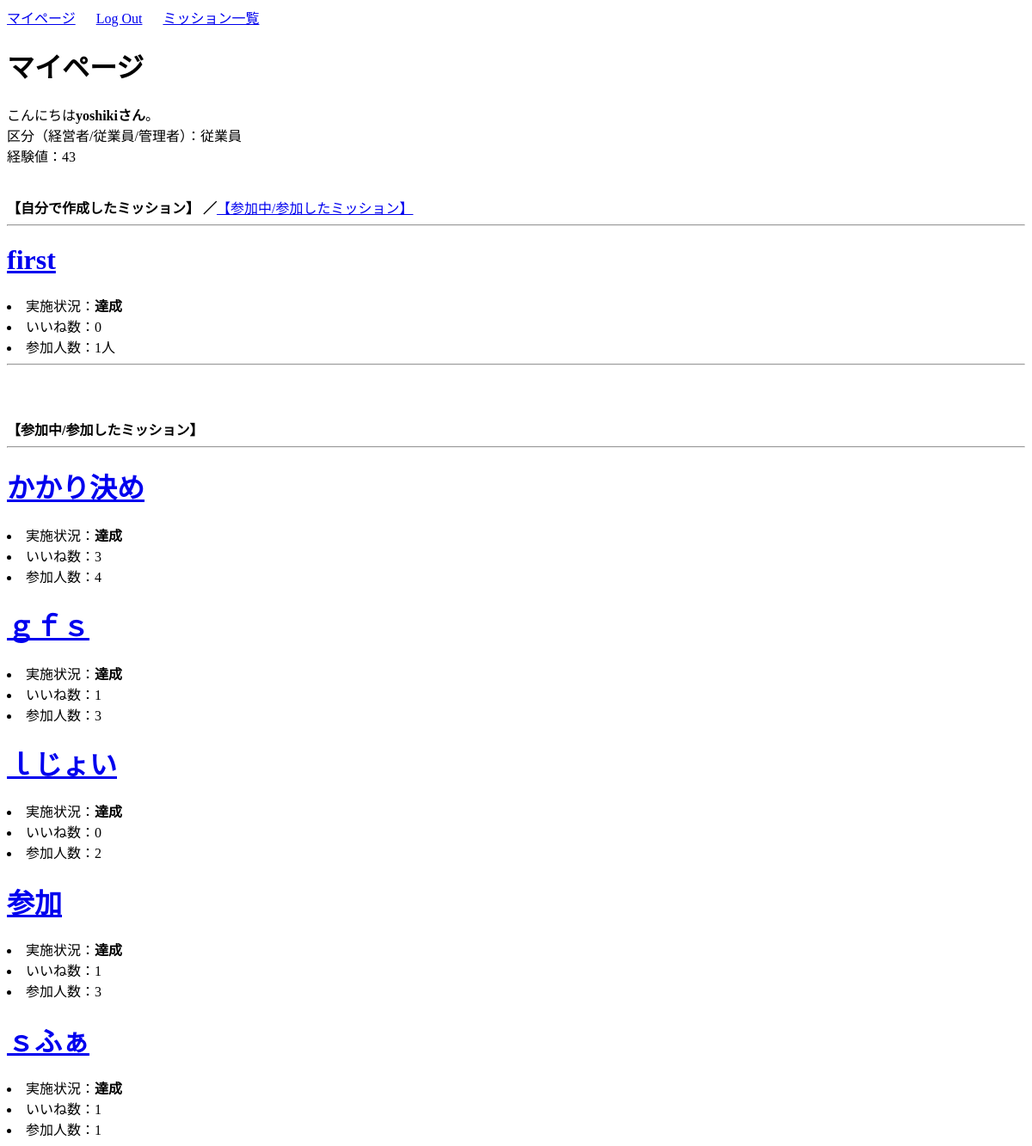
Before: / (signed in) with the older database file.
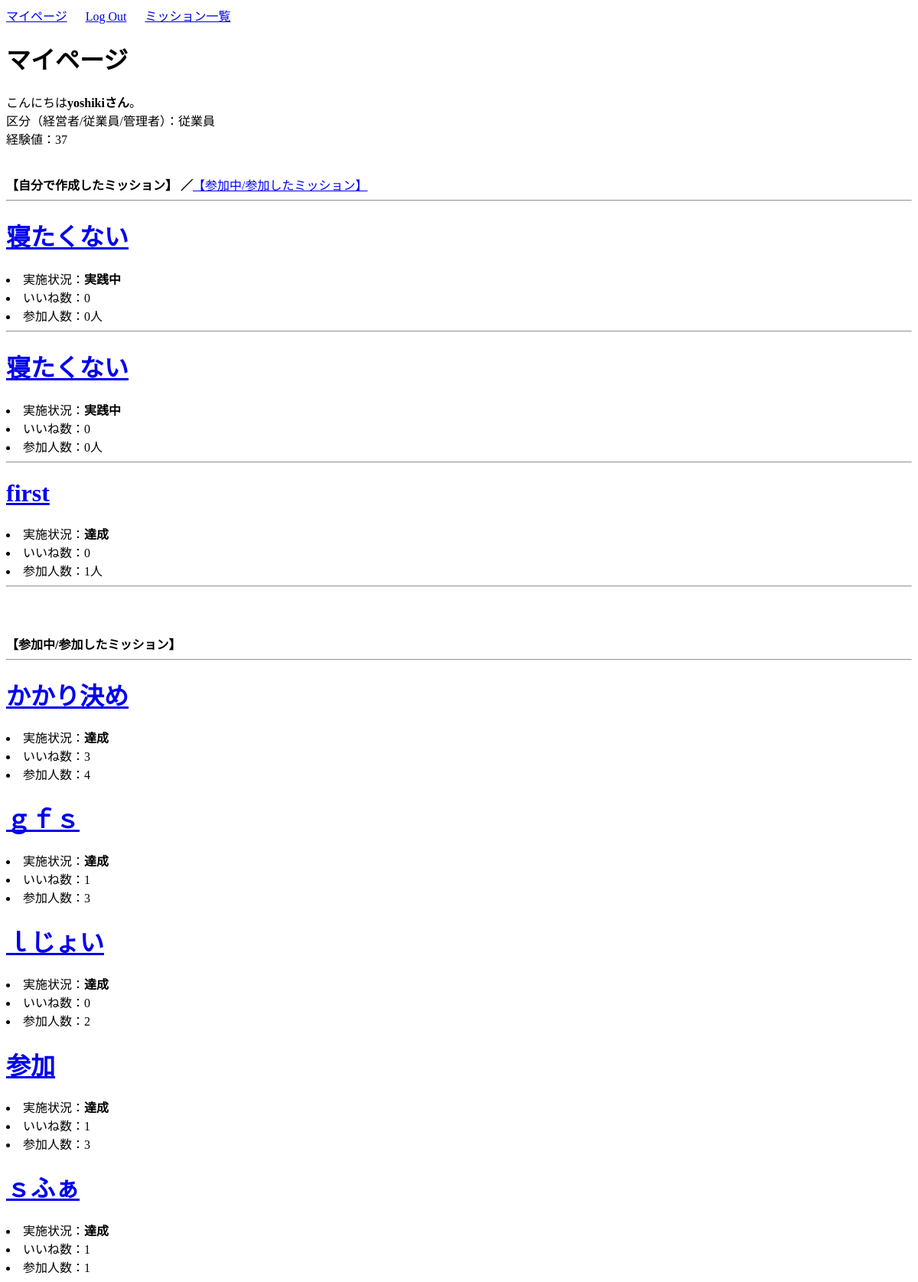
After: the same page with the newer database file.
### user/models.py (models this page shows, shortened)
class Profile(models.Model):
    user = models.OneToOneField(User, on_delete=models.CASCADE)
    kubun = models.CharField(verbose_name='区分',
                             max_length=2,
                             choices=KUBUN_CHOICES,
                             blank=True)
    exp_total = models.IntegerField(verbose_name='経験値', default=10)
    create_count = models.IntegerField(default=0)         # ミッション作成回数
    my_success_count = models.IntegerField(default=0)     # 自ら作成したミッションの達成数
    join_count = models.IntegerField(default=0)           # ミッション参加回数
    team_success_count = models.IntegerField(default=0)   # 参加したミッションの達成回数

### mission/models.py (models this page shows, shortened)
class Mission(models.Model):
    author = models.ForeignKey(User, on_delete=models.CASCADE)
    title = models.CharField(max_length=100)
    content = models.TextField()
    date_posted = models.DateTimeField(default=timezone.now)
    mission_flg = models.IntegerField(choices=EXAMPLE_FLG, default=0)    # 達成状況(0:実践中 / 1:達成)
    cost_exp = models.IntegerField(default=3)                            # 作成時に消費されるポイント(使えていない)
    success_exp = models.IntegerField(default=10)                        # クリア報酬ポイント
    good_count = models.IntegerField(default=0)                          # いいね数
    participants = models.IntegerField(default=0)                        # 参加者数
    participants_list_text = models.CharField(max_length=200, default='')# 参加者リスト(文字列で保存)
    participants_list = models.ManyToManyField(Profile)                  # 参加者リスト(他対他)
    approval = models.IntegerField(choices=EXAMPLE_APPROVAL, default=0)  # 承認状況

### user/views.py (the view)
# urls.py: path('', views.expmain, name='expmain'),
def expmain(request):
    if request.user.is_authenticated:
        profiles = Profile.objects.filter(user__username=request.user.username)
        profile = profiles[0]
        my_missions = Mission.objects.filter(author=request.user)   # 自分が作成したミッション
        join_missions = profile.mission_set.all                     # 自分が参加したミッション
        contents = {
            "profile": profile,
            "total_exp": total_exp,
            "my_missions": my_missions,
            "join_missions": join_missions,
        }
    else:
        contents = {}
    return render(request, 'user/expmain.html', contents)

### user/templates/user/expmain.html (shortened to what this page needs)
{% extends 'mission/base.html' %}
{% block body %}
<!DOCTYPE html>
<html>
<head>
</head>
<body>
    <h1>マイページ</h1>
    {% if user.is_authenticated %}
    こんにちは<b>{{ profile.user.username }}さん</b>。
    <br>
    {% if profile %}
    区分（経営者/従業員/管理者）：{{ profile.get_kubun_display }}
    <br>
    経験値：{{ profile.exp_total }}
    <br>
    <br>
    <br>
    <b>【自分で作成したミッション】 ／</b><a href="{% url 'join-list' %}">【参加中/参加したミッション】</a>
    <hr>
    {% for mission in my_missions reversed %}
    <h1><a href="{% url 'mission-detail' mission.id %}">{{ mission.title }}</a></h1>
    <li>実施状況：<b>{{ mission.get_mission_flg_display }}</b></li>
    <li>いいね数：{{ mission.good_count }}</li>
    <li>参加人数：{{ mission.participants }}人</li>
    <hr>
    {% endfor %}
    <br>
    <br>
    <br>
    <b>【参加中/参加したミッション】</b>
    <hr>
    {% for item in join_missions reversed  %}
    <h1><a href="{% url 'mission-detail' item.id %}">{{ item.title }}</a></h1>
    <li>実施状況：<b>{{ item.get_mission_flg_display }}</b></li>
    <li>いいね数：{{ item.good_count }}</li>
    <li>参加人数：{{ item.participants }}</li>
    {% endfor %}
    {% else %}
    <p>データがありません。</p>
    {% endif %}
    {% else %}
    <h3>loginしてください。</h3>
    {% endif %}
</body>
</html>
{% endblock body %}

Changed rows visible on the page:
changed Profile "従業員": exp_total "43" → "37"
added Mission: title "寝たくない", mission_flg "実践中", good_count "0", participants "0", shown under "マイページ"
added Mission: title "寝たくない", mission_flg "実践中", good_count "0", participants "0", shown under "マイページ"
